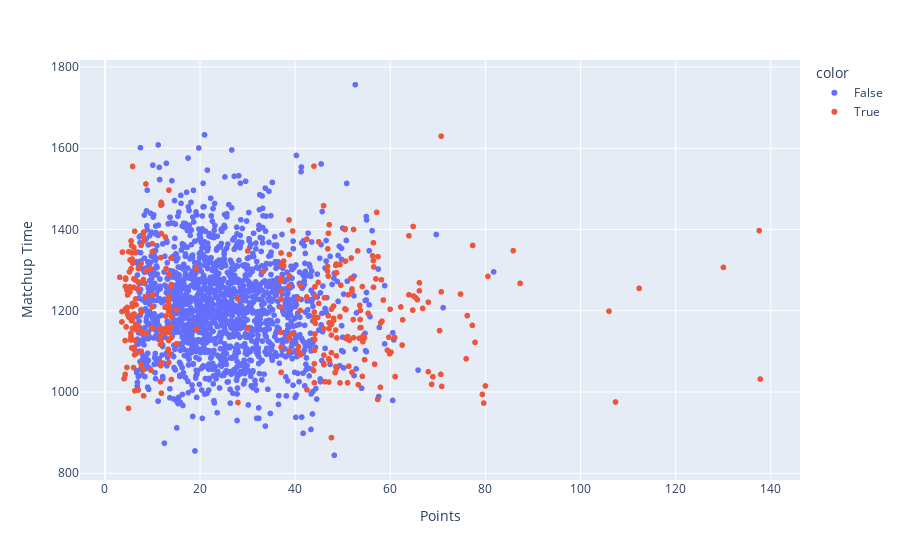

This figure's notebook cell:
### Code cell
fig = px.scatter(h2h_df, x='PLAYER_PTS', y='MATCHUP_TIME_SEC', color=is_outlier, 
                    labels={
                     'PLAYER_PTS': 'Points',
                     'MATCHUP_AST': 'Assists',
                     'MATCHUP_TOV': 'Turnovers',
                     'MATCHUP_TIME_SEC': 'Matchup Time'
                    })
fig.show()

### Figure 1 — Plotly figure (JSON) as saved in the notebook; plotly's stock layout.template omitted (floating-point values rounded to 4 significant figures; data arrays with more than 128 entries replaced by an {"elided": "..."} marker saying what was removed)
{"data": [{"hovertemplate": "color=False<br>Points=%{x}<br>Matchup Time=%{y}<extra></extra>", "legendgroup": "False", "marker": {"color": "#636efa", "symbol": "circle"}, "mode": "markers", "name": "False", "showlegend": true, "type": "scattergl", "x": {"elided": "1674 float values"}, "xaxis": "x", "y": {"elided": "1674 float values"}, "yaxis": "y"}, {"hovertemplate": "color=True<br>Points=%{x}<br>Matchup Time=%{y}<extra></extra>", "legendgroup": "True", "marker": {"color": "#EF553B", "symbol": "circle"}, "mode": "markers", "name": "True", "showlegend": true, "type": "scattergl", "x": {"elided": "328 float values"}, "xaxis": "x", "y": {"elided": "328 float values"}, "yaxis": "y"}], "layout": {"legend": {"title": {"text": "color"}, "tracegroupgap": 0}, "margin": {"t": 60}, "xaxis": {"anchor": "y", "domain": [0, 1], "title": {"text": "Points"}}, "yaxis": {"anchor": "x", "domain": [0, 1], "title": {"text": "Matchup Time"}}}}
